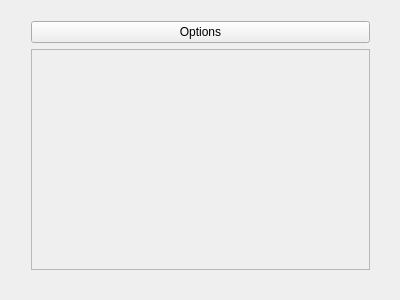
<?xml version="1.0" encoding="UTF-8"?>
<ui version="4.0">
 <class>Widget</class>
 <widget class="QWidget" name="Widget">
  <property name="geometry">
   <rect>
    <x>0</x>
    <y>0</y>
    <width>400</width>
    <height>300</height>
   </rect>
  </property>
  <property name="windowTitle">
   <string>Widget</string>
  </property>
  <widget class="QWidget" name="">
   <property name="geometry">
    <rect>
     <x>20</x>
     <y>10</y>
     <width>361</width>
     <height>271</height>
    </rect>
   </property>
   <layout class="QVBoxLayout" name="verticalLayout">
    <item>
     <widget class="QPushButton" name="optionsPushButton">
      <property name="text">
       <string>Options</string>
      </property>
     </widget>
    </item>
    <item>
     <widget class="QScrollArea" name="scrollArea">
      <property name="widgetResizable">
       <bool>true</bool>
      </property>
      <widget class="QWidget" name="scrollAreaWidgetContents">
       <property name="geometry">
        <rect>
         <x>0</x>
         <y>0</y>
         <width>357</width>
         <height>238</height>
        </rect>
       </property>
      </widget>
     </widget>
    </item>
   </layout>
  </widget>
 </widget>
 <layoutdefault spacing="6" margin="11"/>
 <resources/>
 <connections/>
</ui>
